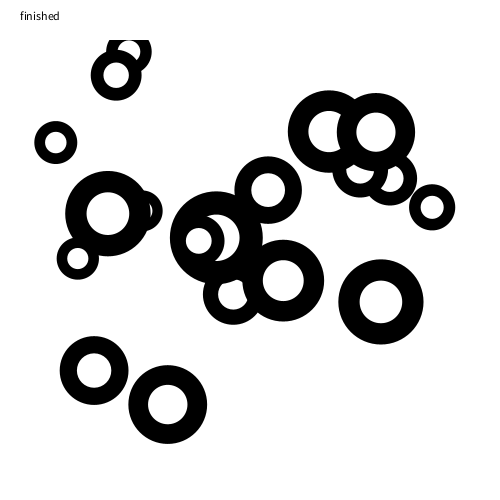
Frame 1 (no input)
Frame 60 (the mouse pressed at the canvas centre just before this capture): identical to frame 1, image omitted
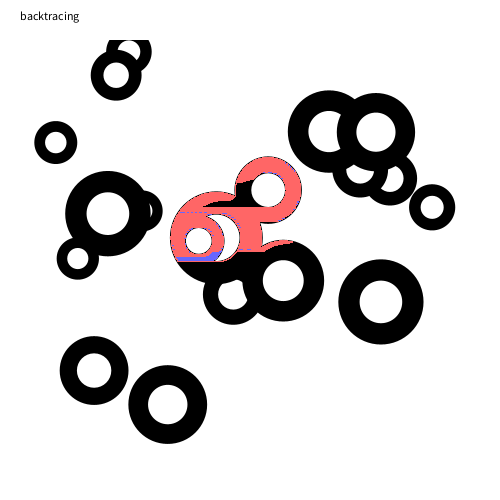
Frame 120 (the mouse held since frame 60 and released just before this capture)

The Processing sketch that drew these frames (run headless with seeded random() and noise(); from frame 60 on, the mouse is pressed at the canvas centre):

// Processing sketch: coding_gestalt__exercise_02_04__filling_shapes
// ── coding_gestalt__exercise_02_04__filling_shapes.pde
///////////////////////////////////////////////////
//                                               //
//  CODING GESTALT  -   GESTALTING CODE          //
//  Lecture 02      -   Excercise 04             //
//                                               //
///////////////////////////////////////////////////
//                                               //
//                                               //
//                FILLING SHAPES                 //
//                                               //
//                                               //
///////////////////////////////////////////////////
//                                               //
//  Implement a filling function in              //
//  >>> moore_fill.pde <<<                       //
//  that uses a moore neighborhood for filling   //
//  a region                                     //
//                                               //
///////////////////////////////////////////////////

import java.util.Stack;

color fg_color = #000000;
color bg_color = #ffffff;
color fill_color = #ff6666;
color track_color = #6666ff;

int speed = 100;
final int FALSE = 0, TRUE = 1, MAYBE = -1;
  
NeumannFill fl;

void setup() {
  size(500, 500);
  reset();
}

void reset() {
  
  // draw something to be filled
  background(bg_color);
  for(int i = 0; i < 20; i++) {
    
    float r = random(40, 100);
    float x = random(r, width - r);
    float y = random(r, height - r);
    
    fill(fg_color); noStroke();
    ellipse(x, y, r, r);
    fill(bg_color);
    ellipse(x, y, r/2, r/2);
    
  }
  
  // reset our fill tool
  fl = new NeumannFill();
  
}

void draw() {
  for(int i = 0; i < speed; i++) {
    
    int next = fl.hasNext();
    
    switch(next) {
      
      case TRUE:
       label("filling");
        int[] v = fl.getNext();
        set(v, fill_color);
      break;
      
      case MAYBE:
        label("backtracing");
        set(fl.pos, track_color);
        break;
        
      case FALSE:
        label("finished");
        break;
      
    }
  }
}


// modifying get + set to accomodate for vectors ( implemented as int[] arrays ) 
color get(int[] v) {
  return get(v[0], v[1]); 
}

void set(int[] v, color c) {
  set(v[0], v[1], c);
}


// draw a label
void label(String txt) {
  fill(bg_color); rect(0, 0, width, 40);
  fill(fg_color); text(txt, 20, 20); 
}

////////////////// interaction  ////////////////// 

void keyPressed() {
  reset(); 
}
void mousePressed() {
  fl.setStart(mouseX, mouseY);
}



// ── moore_fill.pde

class MooreFill {
  
}

// ── neumann_fill.pde

class NeumannFill {
  
  Stack<int[]> trace = new Stack();

  int[] pos = {-1, -1};
  
  // set the origin of the filling spree
  void setStart(int x, int y) {
    pos = new int[] { x, y };
  }

  
  int[][] getNeighbors() {
    int x = pos[0];
    int y = pos[1];
    int[][] nbs = new int[4][];
    nbs[0] = new int[] { x - 1, y };
    nbs[1] = new int[] { x, y - 1 };
    nbs[2] = new int[] { x + 1, y };
    nbs[3] = new int[] { x, y + 1 };
    return nbs;
  }
  
  
  // move to the next pixel
  int[] getNext() {
    pos = trace.peek();
    return pos;
  }


  int hasNext() {
    
    int[][] nbs = getNeighbors();
    
    // if we find a free pixel push it to the stack
    for (int i = 0; i < 4; i++) {
      int[] nb = nbs[i];
      if ( get(nb) == fg_color ) {
        trace.push(nb);
        return TRUE;
      }
    }
    
    // otherwise pop from the stack and try again (later)
    if(!trace.empty()) {
      pos = trace.pop();
      return MAYBE;
    }
    
    // give up
    return FALSE;
    
  }
  

}
